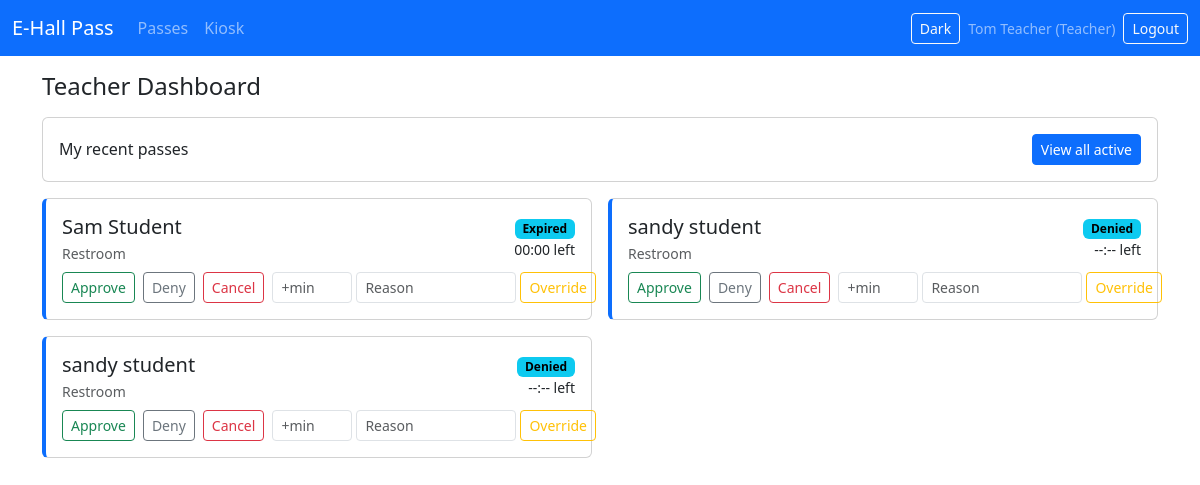
/dashboard (signed in), run on the app's committed database.
### app/models/core.py (models this page shows, shortened)
class User(UserMixin, db.Model):
    __tablename__ = "users"
    id: Mapped[int] = mapped_column(Integer, primary_key=True)
    email: Mapped[str] = mapped_column(String(255), unique=True, nullable=False, index=True)
    full_name: Mapped[str] = mapped_column(String(255), nullable=False)
    password_hash: Mapped[str] = mapped_column(String(255), nullable=True)  # nullable for SSO-only accounts
    is_active_flag: Mapped[int] = mapped_column(Integer, default=1, nullable=False)
    role_id: Mapped[int] = mapped_column(ForeignKey("roles.id"), nullable=False)
    role: Mapped["Role"] = relationship("Role", back_populates="users")
    @property
    def is_active(self):  # type: ignore[override]
        return bool(self.is_active_flag)

class Role(db.Model):
    __tablename__ = "roles"
    id: Mapped[int] = mapped_column(Integer, primary_key=True)
    name: Mapped[str] = mapped_column(String(50), unique=True, nullable=False)  # Admin, Teacher, Student
    users: Mapped[list["User"]] = relationship("User", back_populates="role")

class Pass(db.Model):
    __tablename__ = "passes"
    id: Mapped[int] = mapped_column(Integer, primary_key=True)
    student_id: Mapped[int] = mapped_column(ForeignKey("users.id"), nullable=False)
    destination_id: Mapped[int] = mapped_column(ForeignKey("destinations.id"), nullable=False)
    issued_at: Mapped[Optional[datetime]] = mapped_column(DateTime, nullable=True)
    expires_at: Mapped[Optional[datetime]] = mapped_column(DateTime, nullable=True)
    state: Mapped[PassState] = mapped_column(SAEnum(PassState), nullable=False, default=PassState.PENDING)
    student: Mapped["User"] = relationship("User")
    destination: Mapped["Destination"] = relationship("Destination")
    assignments: Mapped[list["PassAssignment"]] = relationship(
        "PassAssignment", back_populates="pass_", cascade="all, delete-orphan"
    )
    overrides: Mapped[list["Override"]] = relationship(
        "Override", back_populates="pass_", cascade="all, delete-orphan"
    )
    __table_args__ = (
        CheckConstraint("(issued_at IS NULL AND expires_at IS NULL) OR (expires_at > issued_at)", name="ck_pass_time_order"),
    )

class Destination(db.Model):
    __tablename__ = "destinations"
    id: Mapped[int] = mapped_column(Integer, primary_key=True)
    name: Mapped[str] = mapped_column(String(120), unique=True, nullable=False)
    default_minutes: Mapped[int] = mapped_column(Integer, nullable=False, default=5)
    max_concurrent: Mapped[int] = mapped_column(Integer, nullable=False, default=-1)  # -1 = unlimited

### app/routes/main.py (the view, shortened to what this page needs)
@bp.route("/dashboard")
@login_required
def dashboard():
    if current_user.role.name == "Admin":
        users_count = User.query.count()
        destinations_count = Destination.query.count()
        active_passes = Pass.query.filter_by(state=PassState.ACTIVE).count()
        return render_template(
            "admin/dashboard.html",
            users_count=users_count,
            destinations_count=destinations_count,
            active_passes=active_passes,
        )
    elif current_user.role.name == "Teacher":
        my_passes = (
            db.session.query(Pass)
            .join(PassAssignment, PassAssignment.pass_id == Pass.id)
            .filter(PassAssignment.teacher_id == current_user.id)
            .order_by(Pass.issued_at.desc())
            .limit(20)
            .all()
        )
        return render_template("teacher/dashboard.html", my_passes=my_passes)

### app/models/core.py (called while the page is built)
@login_manager.user_loader
def load_user(user_id: str) -> Optional["User"]:
    return db.session.get(User, int(user_id))

### app/templates/teacher/dashboard.html
{% extends "_base.html" %}
{% block content %}
<h4 class="mb-3">Teacher Dashboard</h4>
<div class="card mb-3">
  <div class="card-body d-flex justify-content-between align-items-center">
    <div>My recent passes</div>
    <a class="btn btn-primary btn-sm" href="{{ url_for('passes.index') }}">View all active</a>
  </div>
</div>
<div class="row row-cols-1 row-cols-md-2 g-3">
  {% for p in my_passes %}
  <div class="col">
    <div class="card pass-card" data-expires="{{ (p.expires_at.isoformat() + 'Z') if p.expires_at else '' }}">
      <div class="card-body">
        <div class="d-flex justify-content-between">
          <div>
            <div class="h5 mb-1">{{ p.student.full_name }}</div>
            <div class="text-muted small">{{ p.destination.name }}</div>
          </div>
          <div class="text-end">
            <div class="badge text-bg-info">{{ p.state.value }}</div>
            <div class="small"><span class="remaining" data-pass-id="{{ p.id }}">--:--</span> left</div>
          </div>
        </div>
        <div class="mt-2 d-flex gap-2">
          <form method="post" action="{{ url_for('passes.approve', pass_id=p.id) }}">
            <button class="btn btn-sm btn-outline-success" type="submit">Approve</button>
          </form>
          <form class="d-inline" method="post" action="{{ url_for('passes.deny', pass_id=p.id) }}">
            <button class="btn btn-sm btn-outline-secondary" type="submit">Deny</button>
          </form>
          <form method="post" action="{{ url_for('passes.cancel', pass_id=p.id) }}">
            <button class="btn btn-sm btn-outline-danger" type="submit">Cancel</button>
          </form>
          <form class="d-inline-flex gap-1" method="post" action="{{ url_for('passes.override', pass_id=p.id) }}">
            <input class="form-control form-control-sm" type="number" name="add_minutes" placeholder="+min" style="width:80px" min="1">
            <input class="form-control form-control-sm" type="text" name="reason" placeholder="Reason" style="width:160px">
            <button class="btn btn-sm btn-outline-warning" type="submit">Override</button>
          </form>
        </div>
      </div>
    </div>
  </div>
  {% else %}
  <div class="col">
    <div class="alert alert-info">No recent passes.</div>
  </div>
  {% endfor %}
</div>
{% endblock %}

### app/templates/_base.html (shortened to what this page needs)
<!doctype html>
<html lang="en" data-bs-theme="light">
<head>
  <link href="https://cdn.jsdelivr.net/npm/bootstrap@5.3.3/dist/css/bootstrap.min.css" rel="stylesheet">
  <link href="{{ url_for('static', filename='css/styles.css') }}" rel="stylesheet">
</head>
<body>
<nav class="navbar navbar-expand-lg navbar-dark bg-primary mb-3">
  <div class="container-fluid">
    <a class="navbar-brand" href="{{ url_for('main.dashboard') }}">E-Hall Pass</a>
    <div id="navbarsExample" class="collapse navbar-collapse">
      <ul class="navbar-nav me-auto mb-2 mb-lg-0">
        {% if current_user.is_authenticated %}
          <li class="nav-item"><a class="nav-link" href="{{ url_for('passes.index') }}">Passes</a></li>
          <li class="nav-item"><a class="nav-link" href="{{ url_for('kiosk.view') }}" target="_blank">Kiosk</a></li>
        {% endif %}
      </ul>
      <div class="d-flex align-items-center gap-2">
        <button id="darkToggle" class="btn btn-outline-light btn-sm">Dark</button>
        {% if current_user.is_authenticated %}
          <span class="navbar-text small">{{ current_user.full_name }} ({{ current_user.role.name }})</span>
          <a class="btn btn-outline-light btn-sm" href="{{ url_for('auth.logout') }}">Logout</a>
        {% else %}
          <a class="btn btn-outline-light btn-sm" href="{{ url_for('auth.login') }}">Login</a>
        {% endif %}
      </div>
    </div>
  </div>
</nav>
<main class="container">
  {% block content %}{% endblock %}
</main>
</body>
</html>

### app/static/css/styles.css (style rules this page uses)
:root { --blink-red: #dc3545; }
.pass-card { border-left: 4px solid var(--bs-primary); }

### data on the page
User: full_name "Tom Teacher"
Role: role.name "Teacher"
Pass: student.full_name "Sam Student", destination.name "Restroom", state.value "Expired"
Pass: student.full_name "sandy student", destination.name "Restroom", state.value "Denied"
Pass: student.full_name "sandy student", destination.name "Restroom", state.value "Denied"
